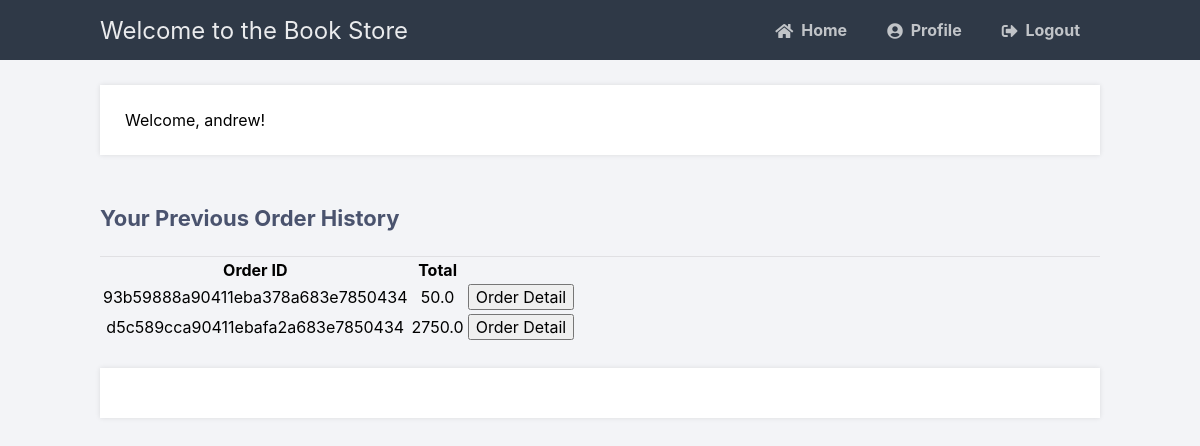
The app's page /viewOrder (signed in) with its own data.
### tables this page shows
CREATE TABLE orders (
            orderID TEXT,
            username TEXT,
            totalAmt FLOAT,
            date DATETIME,
            PRIMARY KEY(orderID),
            FOREIGN KEY(orderID) REFERENCES orderItem(orderID)
          );

### main.py (the view)
@app.route('/viewOrder')
def viewOrder():
    if 'loggedin' in session and session['type'] == 0:
        msg = ''
        if request.method == 'GET':
            print("in get")
            with sql.connect("Book.db") as con:
                cursor = con.cursor()
                username = session['username']
                cursor.execute(
                    'SELECT * FROM orders WHERE username = ?', (username,))
                orders = cursor.fetchall()
                orderItem = []
                for order in orders:
                    cursor.execute(
                        'SELECT * FROM orderItem WHERE orderID = ?', (order[0],))
                    orderItem.append(cursor.fetchall())
                if not orders:
                    msg = "You haven't placed any order till now."
                    return render_template("home.html", msg=msg, username=session['username'])
                else:
                    return render_template('viewOrder.html', data=orders, username=session['username'])
    return redirect(url_for('login'))

### templates/viewOrder.html (shortened to what this page needs)
{% extends 'layout.html' %}
{% block content %}
<p>Welcome, {{ username }}!</p>
<h2>Your Previous Order History</h2>
<form action="{{ url_for('viewOrderDetail') }}" method="get">
<table>
    <thead>
      <tr>
          <th>Order ID</th>
          <th>Total</th>
          <th></th>
      </tr>
      </thead>
      <tbody>
        {% for item in data %}
            <tr>
                <td style="text-align:center">{{item[0]}}</td>
                <td style="text-align:center">{{item[2]}}</td>
                <td><input type="submit" value="Order Detail"></td>
            </tr>
         {% endfor %}
      </tbody>
  </table>
</form>
  <p>
{% endblock %}

### static/style.css (style rules this page uses)
* { box-sizing: border-box; font-family: -apple-system, BlinkMacSystemFont, "segoe ui", roboto, oxygen, ubuntu, cantarell, "fira sans", "droid sans", "helvetica neue", Arial, sans-serif; font-size: 16px; -webkit-font-smoothing: antialiased; -moz-osx-font-smoothing: grayscale; }
body { background-color: #758283; margin: 0; }
body.loggedin { background-color: #f3f4f7; }
.content h2 { margin: 0; padding: 25px 0; font-size: 22px; border-bottom: 1px solid #e0e0e3; color: #4a536e; }
.content > p, .content > div { box-shadow: 0 0 5px 0 rgba(0, 0, 0, 0.1); margin: 25px 0; padding: 25px; background-color: #fff; }

### records on screen
orders: orderID "93b59888a90411eba378a683e7850434", totalAmt "50.0"
orders: orderID "d5c589cca90411ebafa2a683e7850434", totalAmt "2750.0"

### other values on screen
{{ username }} "andrew"
